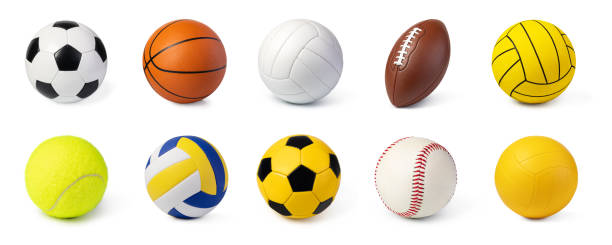
#> input picture Photos/ball.jpg, 612 x 245 px, found by its file name
$ jupyter execute --allow-errors Hough_line_circle.ipynb
#> lines starting #> are read from the running program, lines starting #| are printed output that depends on the picture
[cell 1]
import cv2
import numpy as np
import matplotlib.pyplot as plt

[cell 2]
image = cv2.imread('/content/drive/MyDrive/OpenCV/Photos/table-rectangle-furniture-line-style-icon-free-vector.jpg')
#> (the rest of this cell did not finish here and is left out)

Run Hough lines using rho accuracy of 1 pixel

#> (a cell that did not finish here is left out)

Probabilistic Hough line: chỉ lấy một số lượng điểm ngẫu nhiên vừa đủ cho line detection

[cell 4]
img = cv2.imread('/content/drive/MyDrive/OpenCV/Photos/table-rectangle-furniture-line-style-icon-free-vector.jpg')
#> (the rest of this cell did not finish here and is left out)

#> (a cell that did not finish here is left out)

Blob detection: phương pháp phát hiện đốm màu nhằm phát hiện các vùng trong hình ảnh kỹ thuật số khác nhau về các đặc tính, chẳng hạn như độ sáng hoặc màu sắc, so với các vùng xung quanh

Gồm các bước sau

[cell 6]
img = cv2.imread('/content/drive/MyDrive/OpenCV/Photos/Screenshot 2023-09-18 092558.png')
#> (the rest of this cell did not finish here and is left out)

Set up detector with default parameters

[cell 7]
detector = cv2.SimpleBlobDetector_create()

Detect blobs

#> (a cell that did not finish here is left out)

Draw detected blobs as red circles

[cell 9]
blank = np.zeros((1,1))
#> (the rest of this cell did not finish here and is left out)

#> (a cell that did not finish here is left out)

**Filtering te blobs - counting circles and ellipses**

Initialize the detector using default parameters

[cell 11]
detector = cv2.SimpleBlobDetector_create()

Detect blobs

[cell 12]
keypoints = detector.detect(img)
#> keypoints = ()

Draw blobs on our image as red circles

[cell 13]
blank = np.zeros((1,1))
#> (the rest of this cell did not finish here and is left out)

[cell 14]
number_of_blobs = len(keypoints)
#> number_of_blobs = 0
print('total no of blobs: ', number_of_blobs)
#| total no of blobs:  0

#> (a cell that did not finish here is left out)

Set our filtering parameters

[cell 16]
params = cv2.SimpleBlobDetector_Params()

Set area filtering parameters

[cell 17]
params.filterByArea=True
params.minArea=100

Set circularity filtering parameters

[cell 18]
params.filterByCircularity=True
params.minCircularity=0.9

Set convexity filtering parameter

[cell 19]
params.filterByConvexity=False
params.minConvexity=0.2

Set inertia filtering parameter

[cell 20]
params.filterByInertia=True
params.minInertiaRatio=0.01

Create detector with parameter

[cell 21]
detector = cv2.SimpleBlobDetector_create(params)

Detect blobs

[cell 22]
keypoints=detector.detect(img)

[cell 23]
blank=np.zeros((1,1))
#> (the rest of this cell did not finish here and is left out)

[cell 24]
print('total no of blobs: ', number_of_blobs)
#| total no of blobs:  0

#> (a cell that did not finish here is left out)

**Hough Circle Transform**

We use cv2.HoughCircles()

[cell 26]
ball_img = cv2.imread('/content/drive/MyDrive/OpenCV/Photos/ball.jpg')
#> ball_img is the input picture: shape (245, 612, 3); mean B, G, R 194.6, 222.8, 232.7
plt.imshow(ball_img[:,:,::-1])

[cell 27]
ball_copy = ball_img.copy()
ball_copy = cv2.medianBlur(ball_copy,3)

[cell 28]
gray = cv2.cvtColor(ball_copy, cv2.COLOR_BGR2GRAY)
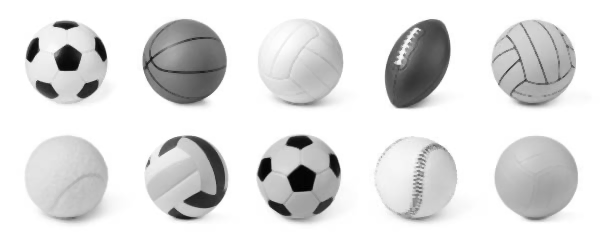
#> gray: shape (245, 612); min 1, max 255, mean 223
gray_equalize = cv2.equalizeHist(gray)
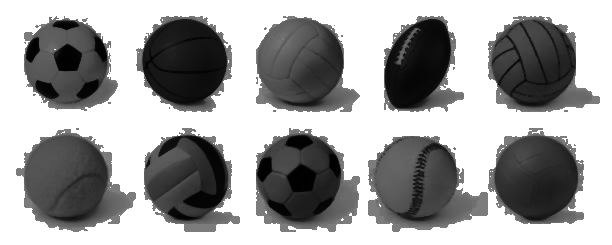
#> gray_equalize: shape (245, 612); min 0, max 255, mean 161.5

[cell 29]
plt.imshow(gray_equalize,cmap='gray')

[cell 30]
circles = cv2.HoughCircles(gray_equalize, cv2.HOUGH_GRADIENT,1,30, param1=70, param2=27, minRadius=20, maxRadius=60)
#> circles = [[185.5, 177.5, 42.2], [184.5, 60.5, 42.1], [65.5, 61.5, 42.4], [536.5, 176.5, 41.3], [300.5, 59.5, 43.5], [531.5, 61.5, 44], [64.5, 175.5, 41.6], [295.5, 175.5, 44.6], [417.5, 178.5, 42.5]]

[cell 31]
print(circles)
#| [[[185.5 177.5  42.2]
#|   [184.5  60.5  42.1]
#|   [ 65.5  61.5  42.4]
#|   [536.5 176.5  41.3]
#|   [300.5  59.5  43.5]
#|   [531.5  61.5  44. ]
#|   [ 64.5 175.5  41.6]
#|   [295.5 175.5  44.6]
#|   [417.5 178.5  42.5]]]

[cell 32]
if circles is not None:
  circles = np.uint16(np.around(circles))
#> circles = [[186, 178, 42], [184, 60, 42], [66, 62, 42], [536, 176, 41], [300, 60, 44], [532, 62, 44], [64, 176, 42], [296, 176, 45], [418, 178, 42]]
  for pt in circles[0,:]:
    x, y, r = pt[0], pt[1], pt[2]
    cv2.circle(ball_copy, (x,y), r, (0,255,0), 4)
    cv2.circle(ball_copy, (x,y), 1, (0,0,255), 3)
#> this loop made 9 passes
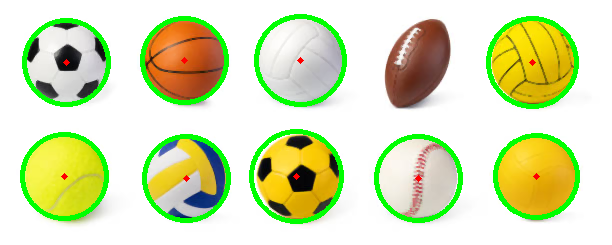
#> ball_copy: shape (245, 612, 3); mean B, G, R 179.5, 226.1, 215.3

plt.imshow(ball_copy[:,:,::-1])
